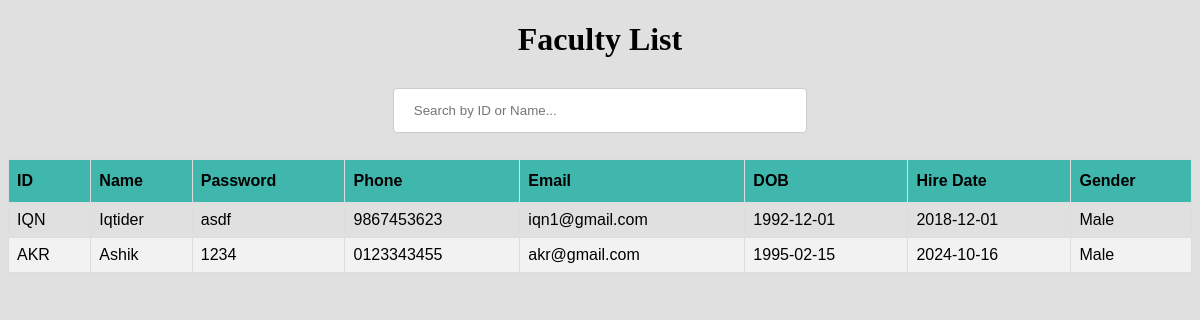
The app's page /module/admin/viewfaculty.php (signed in) with its own data.
### tables this page shows
CREATE TABLE `faculty` (
  `id` varchar(30) NOT NULL,
  `name` varchar(30) NOT NULL,
  `password` varchar(50) NOT NULL,
  `phone` varchar(30) NOT NULL,
  `email` varchar(50) NOT NULL,
  `doj` date NOT NULL,
  `dob` date NOT NULL,
  `gender` varchar(10) NOT NULL
);

### module/admin/viewfaculty.php (the view, shortened to what this page needs)
<?php
include_once('../../service/mysqlcon.php');
?>
<!DOCTYPE html>
<html>
<head>
    <link rel="stylesheet" href="des.css">
</head>
<body>
    <center>
        <h1>Faculty List</h1>
        <input type="search" id="searchBar" placeholder="Search by ID or Name...">
        <br><br>
        <table id="admin">
            <tr>
                <th>ID</th>
                <th>Name</th>
                <th>Password</th>
                <th>Phone</th>
                <th>Email</th>
                <th>DOB</th>
                <th>Hire Date</th>
                <th>Gender</th>
            </tr>
            <tbody id="facultyBody">
                <?php
                $sql = "SELECT * FROM faculty;";
                $res = mysqli_query($link, $sql);
                while ($row = mysqli_fetch_array($res)) {
                    echo '<tr onclick="showDetails(this)">';
                    echo '<td class="searchable">'.$row['id'].'</td>';
                    echo '<td class="searchable">'.$row['name'].'</td>';
                    echo '<td>'.$row['password'].'</td>';
                    echo '<td>'.$row['phone'].'</td>';
                    echo '<td>'.$row['email'].'</td>';
                    echo '<td>'.$row['dob'].'</td>';
                    echo '<td>'.$row['doj'].'</td>';
                    echo '<td>'.$row['gender'].'</td>';
                    echo '</tr>';
                }
                ?>
            </tbody>
        </table>
    </center>
</body>
</html>

### module/admin/des.css (style rules this page uses)
#admin { font-family: "Trebuchet MS", Arial, Helvetica, sans-serif; border-collapse: collapse; width: 100%; }
#admin td, #admin th { border: 1px solid #ddd; padding: 8px; }
#admin tr:nth-child(even) { background-color: #f2f2f2; }
#admin th { padding-top: 12px; padding-bottom: 12px; text-align: left; background-color: #40b7ad; color: black; }
body { height:100%; background-color:#E0E0E0; }
* { box-sizing: border-box; }
input[type=search], select { width: 35%; padding: 14px 20px; margin: 8px 0; display: inline-block; border: 1px solid #ccc; border-radius: 4px; box-sizing: border-box; }

### records on screen
faculty: id "IQN", name "Iqtider", password "asdf", phone "9867453623", email "iqn1@gmail.com", dob "1992-12-01", doj "2018-12-01", gender "Male"
faculty: id "AKR", name "Ashik", password "1234", phone "0123343455", email "akr@gmail.com", dob "1995-02-15", doj "2024-10-16", gender "Male"
